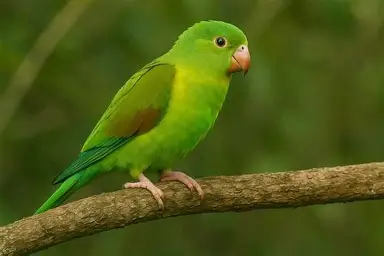
#> input picture src/assets/images/Orange-chinned Parakeet.webp, 384 x 256 px; its folder holds only this picture in this run
$ python image_format.py
#> lines starting #> are read from the running program, lines starting #| are printed output that depends on the picture
"""
Image Format Distribution with Visualization
"""

import os
from PIL import Image
from collections import Counter
import matplotlib.pyplot as plt

# ===============================
# CONFIGURATION
# ===============================

DATA_ROOT = r"C:\Users\PMLS\Desktop\FYP-BirdsGen\Dataset"
CUB_ROOT = os.path.join(DATA_ROOT, "CUB_200_2011")
IMAGES_DIR = os.path.join(CUB_ROOT, "images")

print("Configuration loaded successfully!")


# ===============================
# GET FORMAT DISTRIBUTION
# ===============================

def get_image_format_distribution(images_path):
    formats = []

    for root, dirs, files in os.walk(images_path):
        for file in files:
            full_path = os.path.join(root, file)

            try:
                with Image.open(full_path) as img:
#> img is the input picture: PIL image 384x256 RGB; mean R, G, B 76.7, 89.9, 21.3
                    formats.append(img.format)
            except:
                continue

    return Counter(formats)


# ===============================
# MAIN
# ===============================

if __name__ == "__main__":

    format_counts = get_image_format_distribution(IMAGES_DIR)
#> format_counts = {'WEBP': 1}

    print("\nImage Format Distribution:\n")
    for fmt, count in format_counts.items():
        print(f"{fmt}: {count}")

    # Plot
    formats = list(format_counts.keys())
#> formats = ['WEBP']
    counts = list(format_counts.values())
#> counts = [1]

    plt.figure(figsize=(6, 5))
    plt.bar(formats, counts)
    plt.xlabel("Image Format")
    plt.ylabel("Number of Images")
    plt.title("Image Format Distribution")
    plt.tight_layout()
    plt.show()
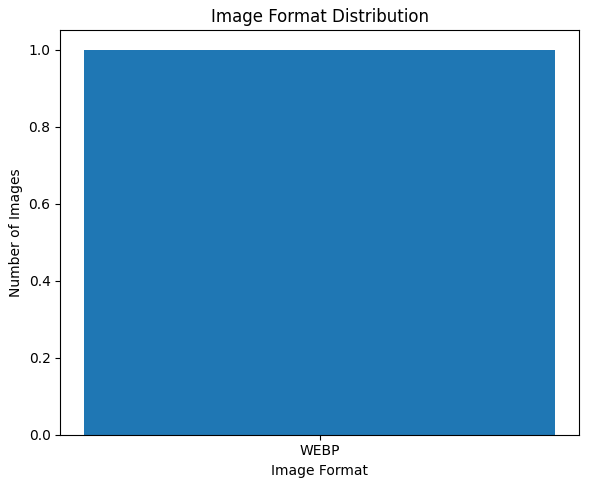
#> figure drawn by matplotlib, 1 panel
